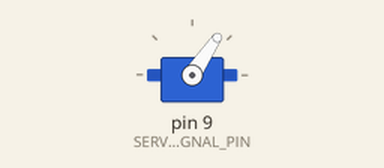
Simulated run of this sketch. Board: Arduino Uno, built with avr-gcc and run on an emulated ATmega328P. Parts: servo.

Above: at 0.05 s.
At 1.2 s:
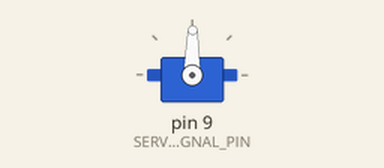
At 2.4 s:
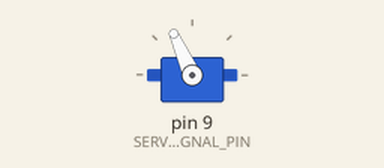
At 4.75 s:
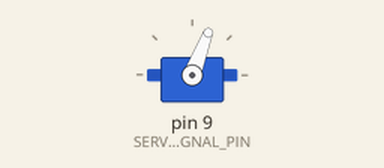
Timing chart, 0 to 6.8 s (numbered marks = the images above):
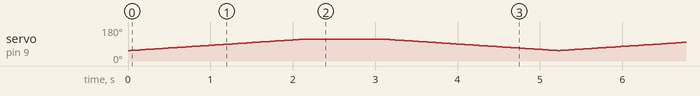

The sketch:

servo_kipp.ino
```cpp
#include <Servo.h>

#define SERVO_SIGNAL_PIN 9

Servo servoMotor;

void setup()
{
    servoMotor.attach(SERVO_SIGNAL_PIN, 900, 1500);
}

void loop()
{
    for(int i = 55; i<115; i+=1){
        servoMotor.write(i);
        delay(35);
    }

    delay(1000);

    for(int i = 115; i>55; i-=1){
        servoMotor.write(i);
        delay(35);
    }
}
```
